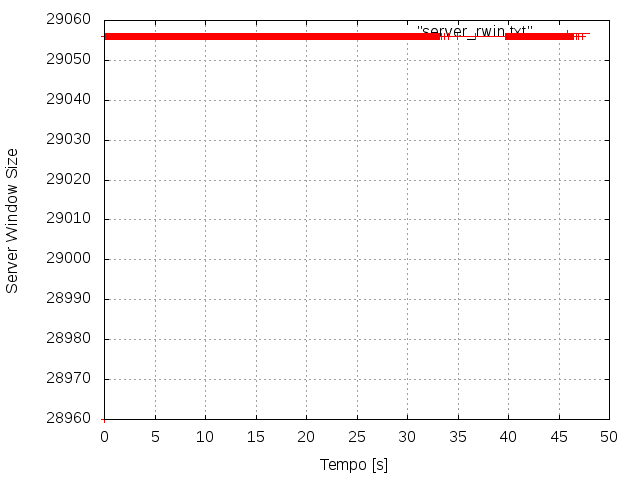

The gnuplot source for this figure:
set xlabel "Tempo [s]"
set ylabel "Server Window Size"
set grid
set terminal png
set output "server_rwin.png"
plot "server_rwin.txt" with linespoint
